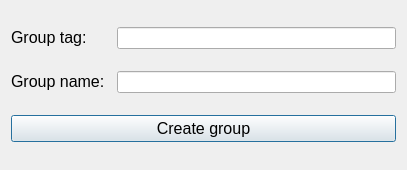
<?xml version="1.0" encoding="UTF-8"?>
<ui version="4.0">
 <class>DialogGroup</class>
 <widget class="QDialog" name="DialogGroup">
  <property name="windowModality">
   <enum>Qt::WindowModal</enum>
  </property>
  <property name="geometry">
   <rect>
    <x>0</x>
    <y>0</y>
    <width>407</width>
    <height>170</height>
   </rect>
  </property>
  <property name="focusPolicy">
   <enum>Qt::TabFocus</enum>
  </property>
  <property name="windowTitle">
   <string>Create your group</string>
  </property>
  <property name="modal">
   <bool>true</bool>
  </property>
  <layout class="QVBoxLayout" name="verticalLayout_2">
   <item>
    <layout class="QHBoxLayout" name="horizontalLayout_2">
     <item>
      <widget class="QLabel" name="tag">
       <property name="minimumSize">
        <size>
         <width>100</width>
         <height>0</height>
        </size>
       </property>
       <property name="text">
        <string>&lt;html&gt;&lt;head/&gt;&lt;body&gt;&lt;p&gt;&lt;span style=&quot; font-size:12pt;&quot;&gt;Group tag:&lt;/span&gt;&lt;/p&gt;&lt;/body&gt;&lt;/html&gt;</string>
       </property>
      </widget>
     </item>
     <item>
      <widget class="QLineEdit" name="groupTag"/>
     </item>
    </layout>
   </item>
   <item>
    <layout class="QHBoxLayout" name="horizontalLayout">
     <item>
      <widget class="QLabel" name="name">
       <property name="minimumSize">
        <size>
         <width>100</width>
         <height>0</height>
        </size>
       </property>
       <property name="text">
        <string>&lt;html&gt;&lt;head/&gt;&lt;body&gt;&lt;p&gt;&lt;span style=&quot; font-size:12pt;&quot;&gt;Group name:&lt;/span&gt;&lt;/p&gt;&lt;/body&gt;&lt;/html&gt;</string>
       </property>
      </widget>
     </item>
     <item>
      <widget class="QLineEdit" name="groupName"/>
     </item>
    </layout>
   </item>
   <item>
    <widget class="QPushButton" name="buttonCreateGroup">
     <property name="maximumSize">
      <size>
       <width>16777215</width>
       <height>16777215</height>
      </size>
     </property>
     <property name="font">
      <font>
       <family>Segoe UI</family>
       <pointsize>12</pointsize>
       <italic>false</italic>
       <bold>false</bold>
      </font>
     </property>
     <property name="toolTip">
      <string>&lt;html&gt;&lt;head/&gt;&lt;body&gt;&lt;p&gt;&lt;span style=&quot; font-size:12pt;&quot;&gt;Create group&lt;/span&gt;&lt;/p&gt;&lt;/body&gt;&lt;/html&gt;</string>
     </property>
     <property name="styleSheet">
      <string notr="true">font: 12pt &quot;Segoe UI&quot;;</string>
     </property>
     <property name="text">
      <string>Create group</string>
     </property>
     <property name="iconSize">
      <size>
       <width>32</width>
       <height>32</height>
      </size>
     </property>
    </widget>
   </item>
  </layout>
 </widget>
 <resources>
  <include location="../../images.qrc"/>
 </resources>
 <connections/>
</ui>
